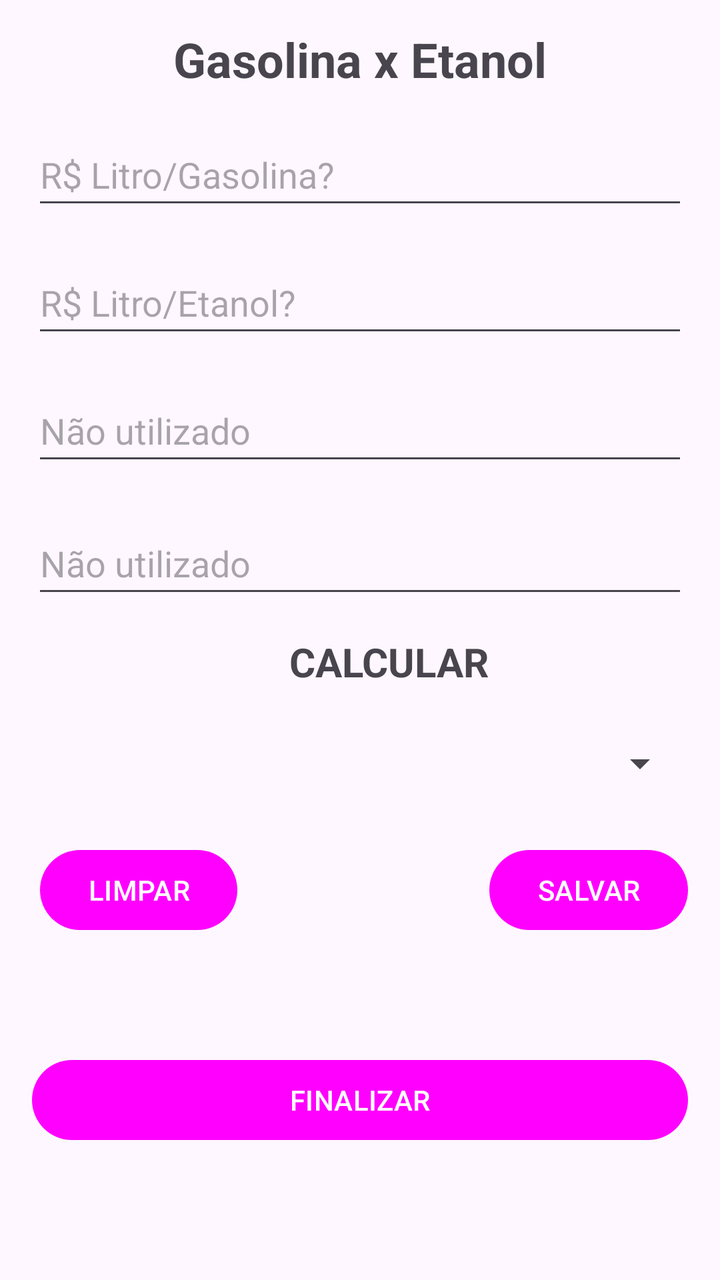
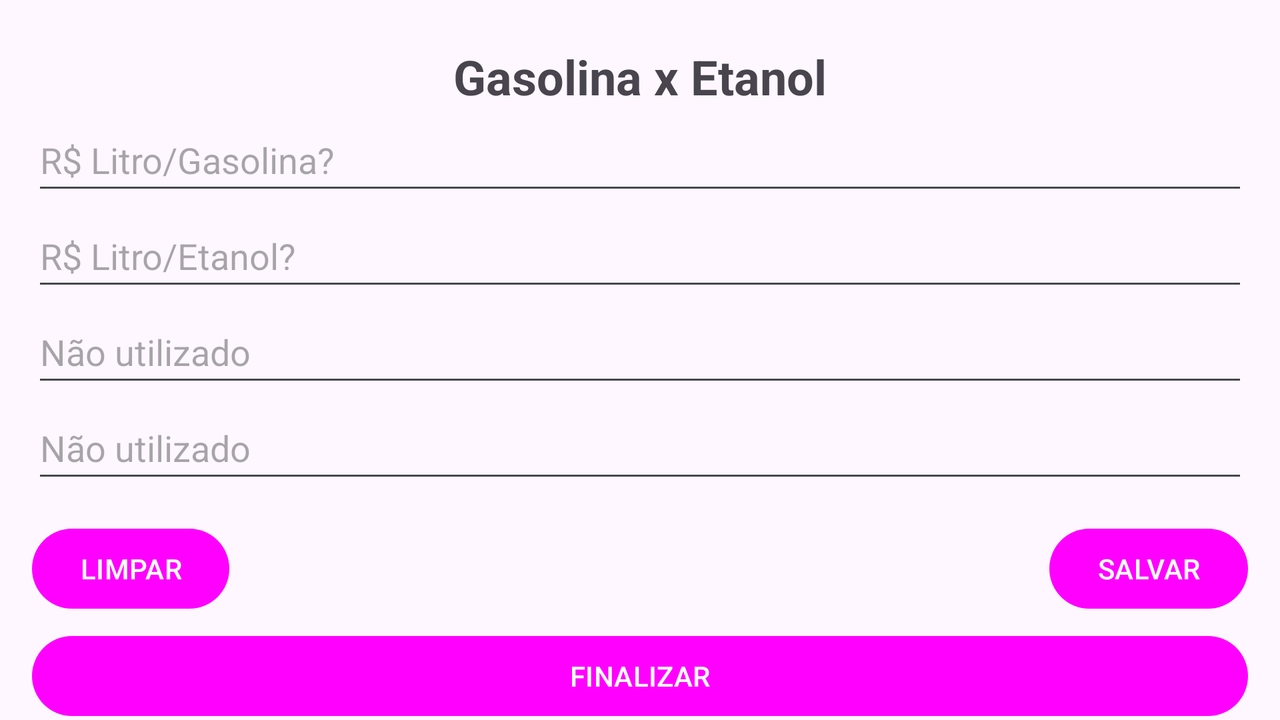

Compare how this app lays out the same screen by default and in its alternative resource folder. The renders come first, then the two layout files and the values they reference.
<!-- AndroidManifest.xml: application theme Base.Theme.AppGasEta -->
<!-- res/layout/activity_main.xml -->
<?xml version="1.0" encoding="utf-8"?>
<androidx.constraintlayout.widget.ConstraintLayout xmlns:android="http://schemas.android.com/apk/res/android"
    xmlns:app="http://schemas.android.com/apk/res-auto"
    xmlns:tools="http://schemas.android.com/tools"
    android:layout_width="match_parent"
    android:layout_height="match_parent"
    tools:context=".view.MainActivity">

    <TextView
        android:id="@+id/txtTitulo"
        android:layout_width="wrap_content"
        android:layout_height="wrap_content"
        android:gravity="center_horizontal"
        android:text="@string/txt_titulo"
        android:textAlignment="center"
        android:textSize="24sp"
        android:textStyle="bold"
        app:layout_constraintBottom_toBottomOf="parent"
        app:layout_constraintEnd_toEndOf="parent"
        app:layout_constraintStart_toStartOf="parent"
        app:layout_constraintTop_toTopOf="parent"
        app:layout_constraintVertical_bias="0.022" />

    <EditText
        android:id="@+id/editGa"
        android:layout_width="0dp"
        android:layout_height="48dp"
        android:layout_margin="16dp"
        android:layout_marginStart="16dp"
        android:layout_marginTop="20dp"
        android:layout_marginEnd="16dp"
        android:ems="10"
        android:hint="@string/txt_hint_edit_preco_gasolina"
        android:inputType="numberDecimal"
        app:layout_constraintEnd_toEndOf="parent"
        app:layout_constraintHorizontal_bias="0.587"
        app:layout_constraintStart_toStartOf="parent"
        app:layout_constraintTop_toBottomOf="@+id/txtTitulo" />

    <EditText
        android:id="@+id/editEt"
        android:layout_width="0dp"
        android:layout_height="48dp"
        android:layout_margin="16dp"
        android:layout_marginStart="16dp"
        android:layout_marginTop="8dp"
        android:layout_marginEnd="16dp"
        android:ems="10"
        android:hint="@string/txt_hint_edit_preco_etanol"
        android:inputType="numberDecimal"
        app:layout_constraintEnd_toEndOf="parent"
        app:layout_constraintStart_toStartOf="parent"
        app:layout_constraintTop_toBottomOf="@+id/editGa" />

    <EditText
        android:id="@+id/editNomeDoCurso"
        android:layout_width="0dp"
        android:layout_height="48dp"
        android:layout_margin="16dp"
        android:layout_marginStart="16dp"
        android:layout_marginTop="8dp"
        android:layout_marginEnd="16dp"
        android:ems="10"
        android:hint="@string/campo_nao_utilizado"
        android:inputType="text|textAutoComplete"
        app:layout_constraintEnd_toEndOf="parent"
        app:layout_constraintStart_toStartOf="parent"
        app:layout_constraintTop_toBottomOf="@+id/editEt" />

    <EditText
        android:id="@+id/editTelefoneContato"
        android:layout_width="0dp"
        android:layout_height="48dp"
        android:layout_margin="16dp"
        android:layout_marginStart="16dp"
        android:layout_marginTop="8dp"
        android:layout_marginEnd="16dp"
        android:ems="10"
        android:hint="@string/campo_nao_utilizado"
        android:inputType="phone"
        app:layout_constraintBottom_toTopOf="@+id/btnLimpar"
        app:layout_constraintEnd_toEndOf="parent"
        app:layout_constraintHorizontal_bias="1.0"
        app:layout_constraintStart_toStartOf="parent"
        app:layout_constraintTop_toBottomOf="@+id/editNomeDoCurso"
        app:layout_constraintVertical_bias="0.022" />

    <TextView
        android:id="@+id/txtRes"
        android:layout_width="wrap_content"
        android:layout_height="wrap_content"
        android:text="@string/btn_calcular"
        android:textSize="20sp"
        android:textStyle="bold"
        app:layout_constraintBottom_toTopOf="@+id/spinner"
        app:layout_constraintEnd_toEndOf="parent"
        app:layout_constraintHorizontal_bias="0.556"
        app:layout_constraintStart_toStartOf="parent"
        app:layout_constraintTop_toBottomOf="@+id/editTelefoneContato" />

    <Spinner
        android:id="@+id/spinner"
        android:layout_width="0dp"
        android:layout_height="48dp"
        android:layout_marginStart="16dp"
        android:layout_marginEnd="16dp"
        app:layout_constraintBottom_toTopOf="@+id/btnSalvar"
        app:layout_constraintEnd_toEndOf="parent"
        app:layout_constraintHorizontal_bias="0.0"
        app:layout_constraintStart_toStartOf="parent"
        app:layout_constraintTop_toBottomOf="@+id/editTelefoneContato"
        app:layout_constraintVertical_bias="0.775" />

    <Button
        android:id="@+id/btnLimpar"
        android:layout_width="wrap_content"
        android:layout_height="wrap_content"
        android:layout_marginStart="20dp"
        android:text="@string/txt_button_limpar"
        app:layout_constraintBaseline_toBaselineOf="@+id/btnSalvar"
        app:layout_constraintStart_toStartOf="parent" />

    <Button
        android:id="@+id/btnSalvar"
        android:layout_width="wrap_content"
        android:layout_height="wrap_content"
        android:layout_marginTop="16dp"
        android:layout_marginEnd="16dp"
        android:layout_marginBottom="44dp"
        android:text="@string/txt_button_salvar"
        app:layout_constraintBottom_toTopOf="@+id/btnFinalizar"
        app:layout_constraintEnd_toEndOf="parent"
        app:layout_constraintTop_toBottomOf="@+id/editTelefoneContato"
        app:layout_constraintVertical_bias="0.887" />

    <Button
        android:id="@+id/btnFinalizar"
        android:layout_width="0dp"
        android:layout_height="wrap_content"
        android:layout_margin="16dp"
        android:layout_marginStart="16dp"
        android:layout_marginTop="120dp"
        android:layout_marginEnd="16dp"
        android:layout_marginBottom="8dp"
        android:text="@string/txt_button_finalizar"
        app:layout_constraintBottom_toBottomOf="parent"
        app:layout_constraintEnd_toEndOf="parent"
        app:layout_constraintHorizontal_bias="1.0"
        app:layout_constraintStart_toStartOf="parent"
        app:layout_constraintTop_toBottomOf="@+id/btnLimpar"
        app:layout_constraintVertical_bias="0.45" />

</androidx.constraintlayout.widget.ConstraintLayout>
<!-- resources referenced by this layout -->
<resources>
  <string name="btn_calcular">CALCULAR</string>
  <string name="campo_nao_utilizado">Não utilizado</string>
  <string name="txt_button_finalizar">FINALIZAR</string>
  <string name="txt_button_limpar">LIMPAR</string>
  <string name="txt_button_salvar">SALVAR</string>
  <string name="txt_hint_edit_preco_etanol">R$ Litro/Etanol?</string>
  <string name="txt_hint_edit_preco_gasolina">R$ Litro/Gasolina?</string>
  <string name="txt_titulo">Gasolina x Etanol</string>
  <style name="Base.Theme.AppGasEta" parent="Theme.Material3.DayNight.NoActionBar">
          
          <item name="colorPrimary">@color/blue</item>
      </style>
</resources>
<!-- res/layout-land/activity_main.xml (the repository's variant of the layout above) -->
<!-- drawn on the phone turned sideways -->
<?xml version="1.0" encoding="utf-8"?>
<androidx.constraintlayout.widget.ConstraintLayout xmlns:android="http://schemas.android.com/apk/res/android"
    xmlns:app="http://schemas.android.com/apk/res-auto"
    xmlns:tools="http://schemas.android.com/tools"
    android:layout_width="match_parent"
    android:layout_height="match_parent"
    tools:context=".view.MainActivity">

    <TextView
        android:id="@+id/txtTitulo"
        android:layout_width="0dp"
        android:layout_height="wrap_content"
        android:layout_marginStart="16dp"
        android:layout_marginTop="8dp"
        android:layout_marginEnd="16dp"
        android:text="@string/txt_titulo"
        android:textAlignment="center"
        android:textSize="24sp"
        android:textStyle="bold"
        app:layout_constraintBottom_toTopOf="@+id/editGa"
        app:layout_constraintEnd_toEndOf="parent"
        app:layout_constraintStart_toStartOf="parent"
        app:layout_constraintTop_toTopOf="parent"
        app:layout_constraintVertical_chainStyle="packed" />

    <EditText
        android:id="@+id/editGa"
        android:layout_width="0dp"
        android:layout_height="48dp"
        android:layout_marginStart="16dp"
        android:layout_marginEnd="16dp"
        android:ems="10"
        android:hint="@string/txt_hint_edit_preco_gasolina"
        android:inputType="numberDecimal"
        app:layout_constraintBottom_toTopOf="@+id/editEt"
        app:layout_constraintEnd_toEndOf="parent"
        app:layout_constraintStart_toStartOf="parent"
        app:layout_constraintTop_toBottomOf="@+id/txtTitulo" />


    <EditText
        android:id="@+id/editEt"
        android:layout_width="0dp"
        android:layout_height="48dp"
        android:layout_marginStart="16dp"
        android:layout_marginEnd="16dp"
        android:ems="10"
        android:hint="@string/txt_hint_edit_preco_etanol"
        android:inputType="numberDecimal"
        app:layout_constraintBottom_toTopOf="@+id/editNomeDoCurso"
        app:layout_constraintEnd_toEndOf="parent"
        app:layout_constraintStart_toStartOf="parent"
        app:layout_constraintTop_toBottomOf="@+id/editGa" />

    <EditText
        android:id="@+id/editNomeDoCurso"
        android:layout_width="0dp"
        android:layout_height="48dp"
        android:layout_marginStart="16dp"
        android:layout_marginEnd="16dp"
        android:ems="10"
        android:hint="@string/campo_nao_utilizado"
        android:inputType="text|textAutoComplete"
        app:layout_constraintBottom_toTopOf="@+id/editTelefoneContato"
        app:layout_constraintEnd_toEndOf="parent"
        app:layout_constraintStart_toStartOf="parent"
        app:layout_constraintTop_toBottomOf="@+id/editEt" />

    <EditText
        android:id="@+id/editTelefoneContato"
        android:layout_width="0dp"
        android:layout_height="48dp"
        android:layout_marginStart="16dp"
        android:layout_marginEnd="16dp"
        android:ems="10"
        android:hint="@string/campo_nao_utilizado"
        android:inputType="phone"
        app:layout_constraintBottom_toTopOf="@+id/btnLimpar"
        app:layout_constraintEnd_toEndOf="parent"
        app:layout_constraintStart_toStartOf="parent"
        app:layout_constraintTop_toBottomOf="@+id/editNomeDoCurso" />

    <Button
        android:id="@+id/btnLimpar"
        android:layout_width="wrap_content"
        android:layout_height="48dp"
        android:text="@string/txt_button_limpar"
        app:layout_constraintBaseline_toBaselineOf="@+id/btnSalvar"
        app:layout_constraintStart_toStartOf="@+id/editTelefoneContato" />

    <Button
        android:id="@+id/btnSalvar"
        android:layout_width="wrap_content"
        android:layout_height="48dp"
        android:layout_marginTop="8dp"
        android:layout_marginEnd="16dp"
        android:text="@string/txt_button_salvar"
        app:layout_constraintBottom_toTopOf="@+id/btnFinalizar"
        app:layout_constraintEnd_toEndOf="parent"
        app:layout_constraintTop_toBottomOf="@+id/editTelefoneContato" />

    <Button
        android:id="@+id/btnFinalizar"
        android:layout_width="0dp"
        android:layout_height="48dp"
        android:layout_marginStart="16dp"
        android:layout_marginTop="8dp"
        android:layout_marginEnd="16dp"
        android:text="@string/txt_button_finalizar"
        app:layout_constraintBottom_toBottomOf="parent"
        app:layout_constraintEnd_toEndOf="parent"
        app:layout_constraintHorizontal_bias="0.0"
        app:layout_constraintStart_toStartOf="parent"
        app:layout_constraintTop_toBottomOf="@+id/btnLimpar" />

</androidx.constraintlayout.widget.ConstraintLayout>
<!-- resources referenced by the variant -->
<!-- as the phone turned sideways resolves them -->
<resources>
  <string name="campo_nao_utilizado">Não utilizado</string>
  <string name="txt_button_finalizar">FINALIZAR</string>
  <string name="txt_button_limpar">LIMPAR</string>
  <string name="txt_button_salvar">SALVAR</string>
  <string name="txt_hint_edit_preco_etanol">R$ Litro/Etanol?</string>
  <string name="txt_hint_edit_preco_gasolina">R$ Litro/Gasolina?</string>
  <string name="txt_titulo">Gasolina x Etanol</string>
  <style name="Base.Theme.AppGasEta" parent="Theme.Material3.DayNight.NoActionBar">
          
          <item name="colorPrimary">@color/blue</item>
      </style>
</resources>
